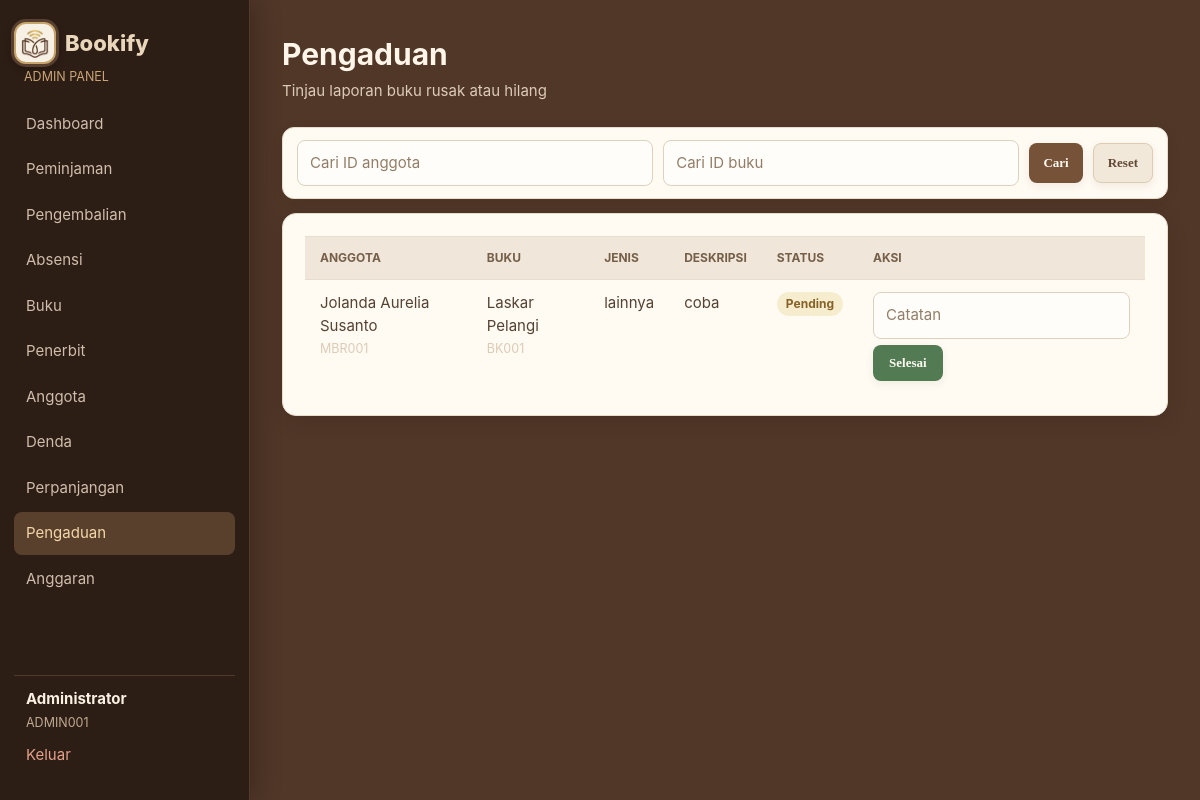
/admin/complaints.php (signed in), run on the app's committed database.
### tables this page shows
CREATE TABLE complaints (
    id INTEGER PRIMARY KEY AUTOINCREMENT, user_id INTEGER NOT NULL, book_id INTEGER NOT NULL, type TEXT NOT NULL,
    description TEXT, status TEXT NOT NULL DEFAULT 'pending', admin_note TEXT,
    created_at TEXT NOT NULL DEFAULT CURRENT_TIMESTAMP, updated_at TEXT NOT NULL DEFAULT CURRENT_TIMESTAMP, photo_path TEXT,
    FOREIGN KEY (user_id) REFERENCES users(id), FOREIGN KEY (book_id) REFERENCES books(id)
);

CREATE TABLE users (
    id INTEGER PRIMARY KEY AUTOINCREMENT, member_id TEXT NOT NULL UNIQUE, name TEXT NOT NULL,
    email TEXT NOT NULL UNIQUE, phone TEXT, gender TEXT, address TEXT, password TEXT NOT NULL,
    role TEXT NOT NULL DEFAULT 'member', status TEXT NOT NULL DEFAULT 'active',
    created_at TEXT NOT NULL DEFAULT CURRENT_TIMESTAMP, updated_at TEXT NOT NULL DEFAULT CURRENT_TIMESTAMP
, photo_path TEXT, nik TEXT);

CREATE TABLE books (
    id INTEGER PRIMARY KEY AUTOINCREMENT, book_id TEXT NOT NULL UNIQUE, title TEXT NOT NULL, author TEXT NOT NULL,
    year INTEGER, pages INTEGER, genre TEXT, stock INTEGER NOT NULL DEFAULT 1, available INTEGER NOT NULL DEFAULT 1,
    cover_url TEXT, publisher_id INTEGER, created_at TEXT NOT NULL DEFAULT CURRENT_TIMESTAMP,
    updated_at TEXT NOT NULL DEFAULT CURRENT_TIMESTAMP, synopsis TEXT,
    FOREIGN KEY (publisher_id) REFERENCES publishers(id) ON DELETE SET NULL
);

### admin/complaints.php (the view, shortened to what this page needs)
<?php
require_once __DIR__ . '/../includes/layout.php'; require_admin();
$memberId = trim($_GET['member_id'] ?? ''); $bookId = trim($_GET['book_id'] ?? '');
$sql = 'SELECT c.*,u.name,u.member_id,b.title,b.book_id FROM complaints c JOIN users u ON u.id=c.user_id JOIN books b ON b.id=c.book_id WHERE u.member_id LIKE ? AND b.book_id LIKE ? ORDER BY c.created_at DESC';
$data = rows($sql, ['%' . $memberId . '%', '%' . $bookId . '%']);
?>
<form class="toolbar admin-id-search" method="get"><input name="member_id" value="<?= e($memberId) ?>" placeholder="Cari ID anggota"><input name="book_id" value="<?= e($bookId) ?>" placeholder="Cari ID buku"><button type="submit" class="btn btn-primary">Cari</button><a class="button secondary btn btn-secondary" href="<?= e(url('admin/complaints.php')) ?>">Reset</a></form>
<section class="card table-card"><table><thead><tr><th>Anggota</th><th>Buku</th><th>Jenis</th><th>Deskripsi</th><th>Status</th><th>Aksi</th></tr></thead><tbody><?php foreach ($data as $row): ?><tr><td><?= e($row['name']) ?><br><small class="muted"><?= e($row['member_id']) ?></small></td><td><?= e($row['title']) ?><br><small class="muted"><?= e($row['book_id']) ?></small></td><td><?= e($row['type']) ?></td><td><?= e($row['description']) ?></td><td><?= status_badge($row['status']) ?></td><td><?php if ($row['status'] === 'pending'): ?><form method="post" class="actions"><input type="hidden" name="id" value="<?= (int) $row['id'] ?>"><input name="admin_note" placeholder="Catatan"><button name="status" value="resolved" class="success">Selesai</button></form><?php endif; ?></td></tr><?php endforeach; ?><?php if (!$data): ?><tr><td colspan="6" class="muted">Tidak ada pengaduan.</td></tr><?php endif; ?></tbody></table></section>

### includes/bootstrap.php (shortened to what this page needs)
<?php
function base_url(string $path = ''): string
{
    $script = rawurldecode($_SERVER['SCRIPT_NAME'] ?? '');
    $marker = '/versiphp/';
    $position = stripos($script, $marker);
    $base = $position === false ? '' : substr($script, 0, $position + strlen($marker) - 1);
    return $base . ($path === '' ? '/' : '/' . ltrim($path, '/'));
}
function url(string $path = ''): string
{
    return base_url($path);
}
function e(mixed $value): string
{
    return htmlspecialchars((string) $value, ENT_QUOTES, 'UTF-8');
}
function pdo(): PDO
{
    $pdo = new PDO('sqlite:' . DB_FILE);
    $pdo->setAttribute(PDO::ATTR_ERRMODE, PDO::ERRMODE_EXCEPTION);
    $pdo->setAttribute(PDO::ATTR_DEFAULT_FETCH_MODE, PDO::FETCH_ASSOC);
    $pdo->exec('PRAGMA foreign_keys = ON');
    initialise_database($pdo);
    return $pdo;
}
function initialise_database(PDO $db): void
{
    $userColumns = array_column($db->query('PRAGMA table_info(users)')->fetchAll(), 'name');
    $db->exec("UPDATE users SET address=address||', Semarang' WHERE email IN ('andi@email.com','sari@email.com','budi@email.com','lina@email.com','reza@email.com') AND address IS NOT NULL AND address NOT LIKE '%Semarang%'");
    $db->exec("UPDATE users SET address='Perpustakaan Bookify, Semarang' WHERE member_id='ADMIN001' AND address='Perpustakaan Bookify'");
    $db->exec("UPDATE publishers SET location='Semarang' WHERE name IN ('Gramedia Pustaka Utama','Erlangga','Mizan','Kompas') AND location IN ('Jakarta','Bandung')");
    $bookColumns = array_column($db->query('PRAGMA table_info(books)')->fetchAll(), 'name');
    $borrowingColumns = array_column($db->query('PRAGMA table_info(borrowings)')->fetchAll(), 'name');
    $extensionColumns = array_column($db->query('PRAGMA table_info(extensions)')->fetchAll(), 'name');
    $complaintColumns = array_column($db->query('PRAGMA table_info(complaints)')->fetchAll(), 'name');
    if ((int) $db->query('SELECT COUNT(*) FROM users')->fetchColumn() === 0) {
        seed_database($db);
    }
    $seedMigration=$db->prepare('SELECT 1 FROM app_migrations WHERE name=?');
    $seedMigration->execute(['member_mbr001_ongoing_loan_v1']);
    $hideExample=$db->prepare('SELECT 1 FROM app_migrations WHERE name=?');
    $hideExample->execute(['hide_mbr001_bk004_history_v1']);
}
function rows(string $query, array $params = []): array
{
    $statement = pdo()->prepare($query);
    $statement->execute($params);
    return $statement->fetchAll();
}
function status_badge(string $status): string
{
    return '<span class="badge badge-' . e($status) . '">' . e(ucfirst($status)) . '</span>';
}

### data on the page
complaints: user.name "Jolanda Aurelia Susanto", user.member_id "MBR001", book.title "Laskar Pelangi", book.book_id "BK001", type "lainnya", description "coba", status "Pending"

### other printed values
$label "Dashboard"
$label "Peminjaman"
$label "Pengembalian"
$label "Absensi"
$label "Buku"
$label "Penerbit"
$label "Anggota"
$label "Denda"
$label "Perpanjangan"
$label "Pengaduan"
$label "Anggaran"
$user['name'] "Administrator"
$user['member_id'] "ADMIN001"
$title "Pengaduan"
$subtitle "Tinjau laporan buku rusak atau hilang"
